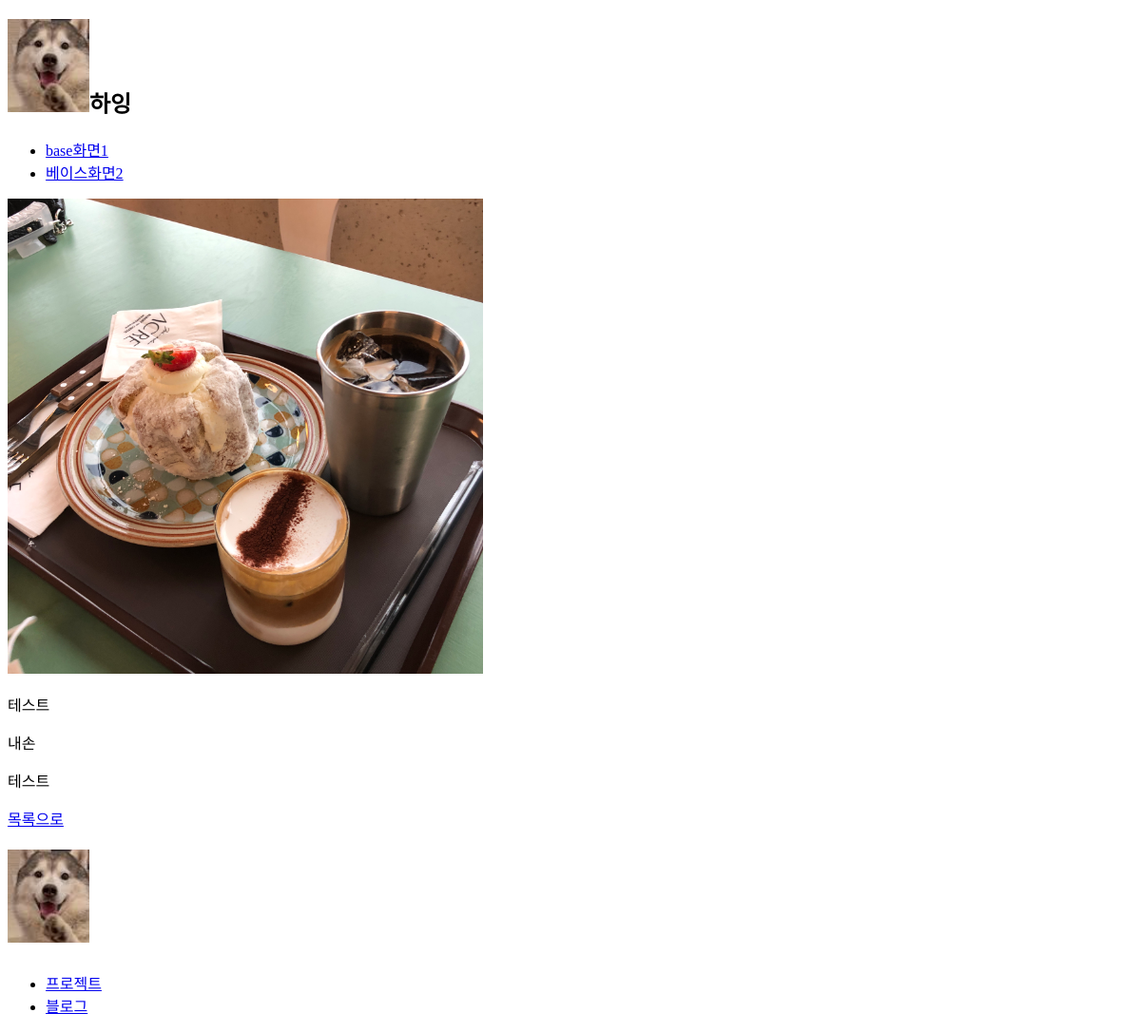
The page /project/detail/1 on the database as committed earlier.
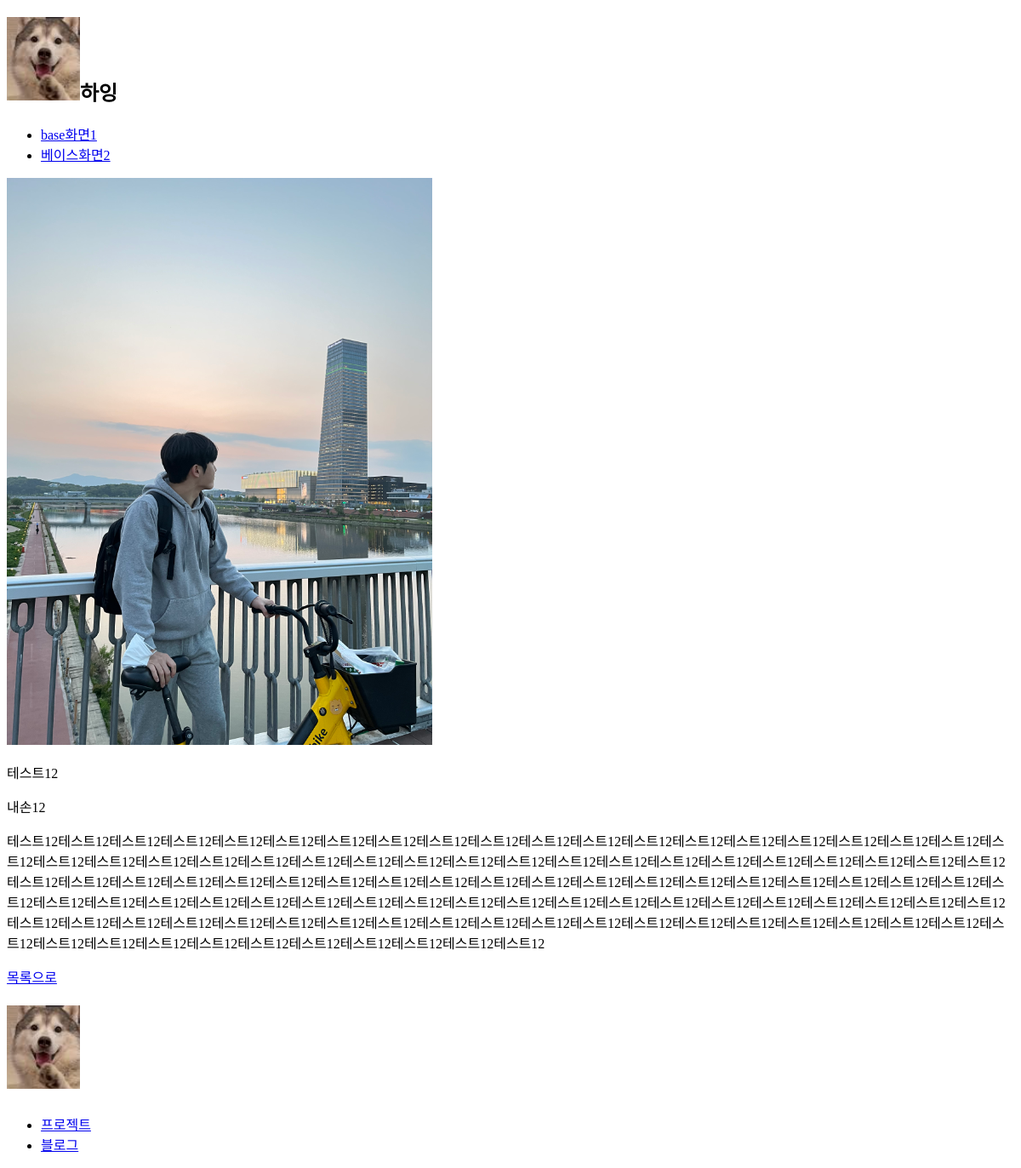
The same page on the database as committed later.
### project/models.py (models this page shows, shortened)
class Project(models.Model):
    title = models.CharField('타이틀', max_length=200)
    description = models.TextField('프로젝트 내용')
    tech = models.CharField('사용기술', max_length=100)
    image = models.ImageField('프로젝트 이미지', blank=True, null=True, upload_to='project')
    created_at = models.DateTimeField(auto_now_add=True)

### project/views.py (the view)
# urls.py: path('detail/<int:id>', views.project_detail, name='detail'),
def project_detail(request, id):
    project = Project.objects.get(pk=id)
    context = {'project': project}
    return render(request, 'project/project_detail.html', context)

### templates/project/project_detail.html (shortened to what this page needs)
{% extends 'base.html' %}
{% block content %}
<section class="project-detail">
    <div class="inner">
        <div class="detail">
            <div class="detail-img">
                <img src="{{ project.image.url }}" alt="{{ project.title }}" width="500px">
            </div>
            <div class="detail-content">
                <div class="title">
                    <p>{{ project.title }}</p>
                </div>
                <div class="tech">
                    <p>{{ project.tech }}</p>
                </div>
                <div class="description">
                    <p>{{ project.description }}</p>
                </div>
            </div>
        </div>
        <div class="list">
            <a href="{% url 'project:index' %}">
                <p>목록으로</p>
            </a>
        </div>
    </div>
</section>
{% endblock %}

### templates/base.html (shortened to what this page needs)
<!DOCTYPE html>
<html lang="ko">
<head>
    {% load static %}
    <link rel="stylesheet" href="{% static 'css/style.css' %}">
</head>
<body>
    <section class="wrap">
        <header id="header">
            <div class="inner">
                <h1 class="logo"><img src="/static/images/logo.png">하잉</a></h1>
                <nav class="nav">
                    <ul>
                        <li><a href="{% url 'project:index' %}">base화면1</a></li>
                        <li><a href="#!">베이스화면2</a></li>
                    </ul>
                </nav>
            </div>
        </header>
        {% block content %}
        {% endblock %}
    </section>
    {% load static %}
</body>
</html>
	<header id="header">
            <div class="inner">
                <h1 class="logo"><a href="{% url 'project:index' %}">
                    <img src="/static/images/logo.png">
                </a></h1>
                <nav class="nav">
                    <ul>
                        <li><a href="{% url 'project:index' %}">프로젝트</a></li>
                        <li><a href="{% url 'blog:index' %}">블로그</a></li>
                    </ul>
                </nav>
            </div>
        </header>

Rows that differ between the two databases and show on the page:
changed Project: image: a different picture; title "테스트" → "테스트12"; tech "내손" → "내손12"; description "테스트" → "테스트12테스트12테스트12테스트12테스트12테스트12테스트12테스트12테스트12테스트12테스트12테스트12테스트12테스트12테스트12테스트12테스트12테스트12테스트12테스트12테스트12테스트12테스트12테스트12테스트12테스트12테스트12테스트12테스트12테스트12테스트12테스트12테스트12테스트12테스트12테스트12테스트12테스트12테스트12테스트12테스트12테스트12테스트12테스트12테스트12테스트12테스트12테스트12테스트12테스트12테스트12테스트12테스트12테스트12테스트12테스트12테스트12테스트12테스트12테스트12테스트12테스트12테스트12테스트12테스트12테스트12테스트12테스트12테스트12테스트12테스트12테스트12테스트12테스트12테스트12테스트12테스트12테스트12테스트12테스트12테스트12테스트12테스트12테스트12테스트12테스트12테스트12테스트12테스트12테스트12테스트12테스트12테스트12테스트12테스트12테스트12테스트12테스트12테스트12테스트12테스트12테스트12테스트12테스트12테스트12테스트12테스트12테스트12"
